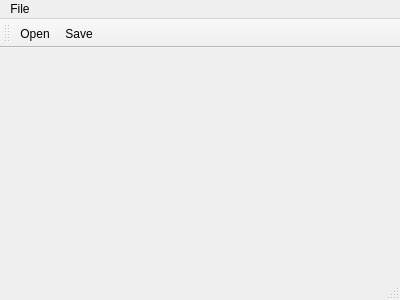
<?xml version="1.0" encoding="UTF-8"?>
<ui version="4.0">
 <class>MainWindow</class>
 <widget class="QMainWindow" name="MainWindow">
  <property name="geometry">
   <rect>
    <x>0</x>
    <y>0</y>
    <width>400</width>
    <height>300</height>
   </rect>
  </property>
  <property name="windowTitle">
   <string>MainWindow</string>
  </property>
  <widget class="QWidget" name="centralWidget"/>
  <widget class="QMenuBar" name="menuBar">
   <property name="geometry">
    <rect>
     <x>0</x>
     <y>0</y>
     <width>400</width>
     <height>22</height>
    </rect>
   </property>
   <widget class="QMenu" name="menuFile">
    <property name="title">
     <string>File</string>
    </property>
    <addaction name="actionOpen"/>
    <addaction name="actionSave"/>
   </widget>
   <addaction name="menuFile"/>
  </widget>
  <widget class="QToolBar" name="mainToolBar">
   <attribute name="toolBarArea">
    <enum>TopToolBarArea</enum>
   </attribute>
   <attribute name="toolBarBreak">
    <bool>false</bool>
   </attribute>
   <addaction name="actionOpen"/>
   <addaction name="actionSave"/>
  </widget>
  <widget class="QStatusBar" name="statusBar"/>
  <action name="actionOpen">
   <property name="icon">
    <iconset resource="myresource.qrc">
     <normaloff>:/Image/Open.png</normaloff>:/Image/Open.png</iconset>
   </property>
   <property name="text">
    <string>Open</string>
   </property>
  </action>
  <action name="actionSave">
   <property name="icon">
    <iconset resource="myresource.qrc">
     <normaloff>:/Image/Save.png</normaloff>:/Image/Save.png</iconset>
   </property>
   <property name="text">
    <string>Save</string>
   </property>
  </action>
 </widget>
 <layoutdefault spacing="6" margin="11"/>
 <resources>
  <include location="myresource.qrc"/>
 </resources>
 <connections/>
</ui>
